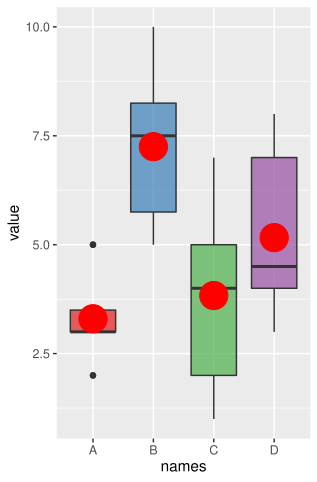

The R source for this figure:
##########################################
#  https://github.com/ctingluo
#  Copyright (C) 2021 Chenting.luo
#  contact: ctingluo@163.com
##########################################




#Basic ggplot2 boxplot

# Load ggplot2
library(ggplot2)

# The mtcars dataset is natively available
# head(mtcars)

# A really basic boxplot.
ggplot(mtcars, aes(x=as.factor(cyl), y=mpg)) + 
  geom_boxplot(fill="slateblue", alpha=0.2) + 
  xlab("cyl")







#Boxplot with individual data points
# load packages
library(ggplot2)

# create data
names = c(rep("A", 20) , rep("B", 8) , rep("C", 30), rep("D", 80))
value = c( sample(2:5, 20 , replace=T) , sample(4:10, 8 , replace=T), sample(1:7, 30 , replace=T), sample(3:8, 80 , replace=T) )
data = data.frame(names, value)

# plot
p <- ggplot(data, aes(x=names, y=value, fill=names)) +
  geom_boxplot(alpha = 0.7) +
  stat_summary(fun.y=mean, geom="point", shape=20, size=14, color="red", fill="red") +
  theme(legend.position="none") +
  scale_fill_brewer(palette="Set1")
p
